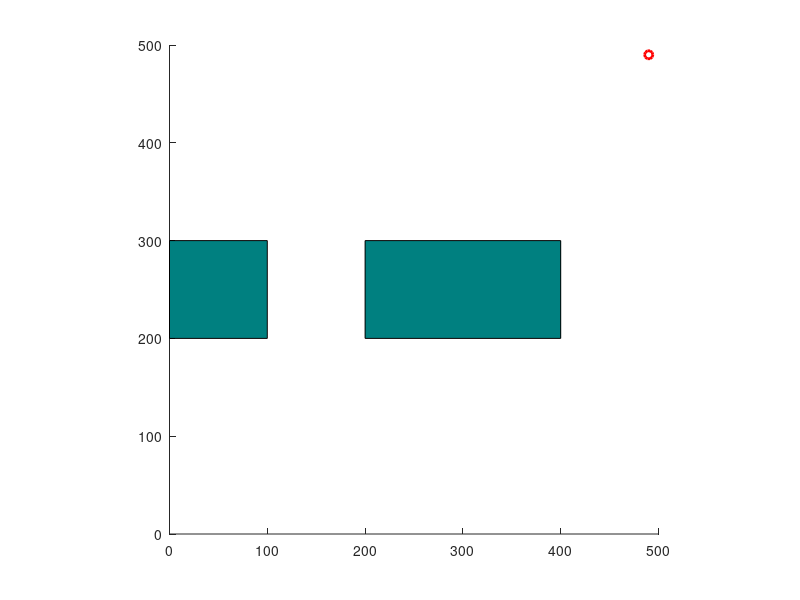

The MATLAB source for this figure: (Note: this script raises an error after producing the figure.)
clearvars
close all
rand('state',1);
x_max = 500;
y_max = 500;
%obstacle = [500,150,200,200];
obstacle1 = [0,200,100,100];
obstacle2 = [200,200,200,100];
obstacle3 = [500,0,100,500];
obstacle4 = [0,500,500,100];
ob_vec=[obstacle1;obstacle2;obstacle3;obstacle4];
EPS = 10;
rho=80;
step=10; %which is EPS in old edition
    BETA=EPS/rho; %my addition
%numNodes = 3000;        
numNodes=2000;

q_start.coord = [10 10];
q_start.dir=pi/3; %My addition
q_start.cost = 0;
q_start.parent = 0;
q_goal.coord = [490 490];
q_goal.cost = 0;
q_goal.dir=0;

nodes(1) = q_start;
figure(1)
set(gcf,'unit','normalized','position',[0.4 0.4 0.5 0.5])
axis equal
axis([0 x_max 0 y_max])
%axis([100 110 100 110])

rectangle('Position',obstacle1,'FaceColor',[0 .5 .5])
hold on
rectangle('Position',obstacle2,'FaceColor',[0 .5 .5])
plot(q_goal.coord(1),q_goal.coord(2),'ro','LineWidth',2)



for i = 1:1:numNodes
    
    i
       
    % Break if goal node is already reached
%     IsReached=0;
%         %     for j = 1:1:length(nodes)
%         %         if dist(nodes(j).coord, q_goal.coord)<5
%         %             IsReached=1;
%         %             break
%         %         end
%         %     end
%     if IsReached
%         break;
%     end
    
    
    if rand(1)<0.3
%         disp('sampling: goal 1')
        q_rand=q_goal;
    else
%         disp('sampling: goal 0')
        q_rand.coord = [floor(rand(1)*x_max) floor(rand(1)*y_max)];
        q_rand.dir=(rand(1)-0.5)*2*pi;
    end

    % Pick the closest node from existing list to branch out from
    ndist = [];
    for j = 1:1:length(nodes)
        n = nodes(j);
        %new func
        tmp = distDubinThree_obs(n, q_rand, rho, ob_vec);
        ndist = [ndist tmp];
    end
    [val, idx] = min(ndist);
    q_near = nodes(idx);
    
    
    q_new.coord = steer_DubinThree(q_near, q_rand, rho, step);
    q_new.dir=steer_DubinThree2(q_near, q_rand, rho, step);

    
    %/* RG-RRT part: the q_goal is closer to q_near or q_new?
    % while(dist(q_rand.coord,q_near.coord)<dist(q_rand.coord,q_new.coord)) || ~noCollision(q_rand.coord, q_near.coord, obstacle1) || ~noCollision(q_new.coord, q_near.coord, obstacle1) || ~noCollision(q_rand.coord, q_near.coord, obstacle2) || ~noCollision(q_new.coord, q_near.coord, obstacle2) 
        
    %/* not RG-RRT    
    while ~noCollision_obs(q_rand.coord, q_near.coord, ob_vec) || ~noCollision_obs(q_new.coord, q_near.coord, ob_vec)  
%         plot(q_rand.coord(1), q_rand.coord(2), 'o', 'Color',  [1 0 0.7410])
        q_rand.coord = [floor(rand(1)*x_max) floor(rand(1)*y_max)];
        q_rand.dir=(rand(1)-0.5)*2*pi;

        % Pick the closest node from existing list to branch out from
        ndist = [];
        for j = 1:1:length(nodes)
            n = nodes(j);
            %jan 28 tmp = dist_Dubin(n, q_rand, BETA, EPS);
            tmp = distDubinThree_obs(n, q_rand, rho, ob_vec);
            ndist = [ndist tmp];
        end
        [val, idx] = min(ndist);
        q_near = nodes(idx);
        
        q_new.coord = steer_DubinThree(q_near, q_rand, rho, step);
        q_new.dir=steer_DubinThree2(q_near, q_rand, rho, step);
    end
%     plot(q_rand.coord(1), q_rand.coord(2), 'x', 'Color',  [0 0.4470 0.7410])
    %*/
    
    % rewiring process
    if noCollision_obs(q_rand.coord, q_near.coord, ob_vec) && noCollision_obs(q_new.coord, q_near.coord, ob_vec)
%         line([q_near.coord(1), q_new.coord(1)], [q_near.coord(2), q_new.coord(2)], 'Color', 'k', 'LineWidth', 2);
%         drawnow
        hold on
        q_new.cost = distDubinThree(q_near, q_new, rho) + q_near.cost;
        
        % Within a radius of r, find all existing nodes
        q_nearest = [];
        r = 100;
        neighbor_count = 1;
        
        % Initialize cost to currently known value
        q_min = q_near;
        C_min = q_new.cost; 
        
        for j=1:length(nodes)
            if noCollision_obs(nodes(j).coord, q_new.coord,ob_vec) && distDubinThree_obs(nodes(j),q_new, rho, ob_vec)<r
                q_nearest(neighbor_count).coord=nodes(j).coord;
                q_nearest(neighbor_count).dir=nodes(j).dir;
                q_nearest(neighbor_count).cost=nodes(j).cost;
                if nodes(j).cost+distDubinThree_obs(nodes(j),q_new, rho, ob_vec)<C_min-2
                    q_min=nodes(j);
                    C_min=nodes(j).cost+distDubinThree_obs(nodes(j),q_new, rho, ob_vec);
                end
                neighbor_count=neighbor_count+1;
            end
        end 
                
        
        
        
        % Update parent to least cost-from node % near q_near best one
        for j = 1:1:length(nodes)
           if nodes(j).coord == q_min.coord
               q_new.parent = j;
           end
        end
%         q_new.parent=idx; % old q_near
        q_new.cost=C_min; % add by Zhu Wang
%         line([q_min.coord(1),q_new.coord(1)], [q_min.coord(2),q_new.coord(2)],'Color','g');
        % Append to nodes
        nodes = [nodes q_new];
        
        for j=1:length(nodes)-1
            if noCollision_obs(nodes(j).coord, q_new.coord,ob_vec) && distDubinThree_obs(q_new,nodes(j), rho, ob_vec)<r
                if nodes(j).cost>C_min+distDubinThree_obs(q_new, nodes(j),rho,ob_vec)
                    nodes(j).parent=length(nodes);
                    nodes(j).cost=C_min+distDubinThree_obs(q_new, nodes(j),rho,ob_vec);
%                     line([nodes(j).coord(1),q_new.coord(1)], [nodes(j).coord(2),q_new.coord(2)],'Color','y');
                end
            end
        end
        
        
        
    end
    if mod(i,100)==1
        text=['i=',int2str(i-1)];
        title(text)
    end
%     if (mod(i,10)==1)
%         F((i-1)/10+1)=getframe(gcf);
%     end
end

D = [];
for j = 1:1:length(nodes)
    tmpdist = distDubinThree_obs(nodes(j), q_goal, rho,ob_vec);
    D = [D tmpdist];
end

%% Search backwards from goal to start to find the optimal least cost path
path=[q_goal.coord q_goal.dir];
[val, idx] = min(D);

q_final = nodes(idx);
q_goal.parent = idx;
q_end = q_goal;

totaldist=q_final.cost+distDubinThree_obs(q_final,q_goal,rho,ob_vec);
q_goal.cost=totaldist;
nodes = [nodes q_goal];
while q_end.parent ~= 0
    start = q_end.parent;
% %     disp(start)
%     plot(q_end.coord(1), q_end.coord(2),'bv')
%     line([q_end.coord(1), nodes(start).coord(1)], [q_end.coord(2), nodes(start).coord(2)], 'Color', 'r', 'LineWidth', 2);
%     drawnow;
%     hold on;
    q_end = nodes(start);
%     F=[F getframe(gcf)];
    
    path=[q_end.coord q_end.dir; path];
end
% plot(path(:,1),path(:,2),'k--');
